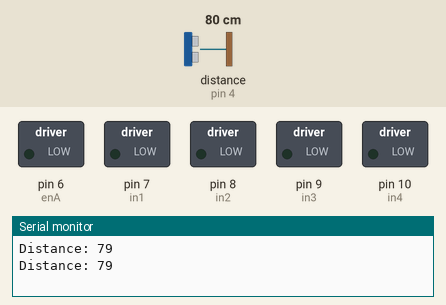
This sketch was run on a simulated Arduino Uno, built with avr-gcc and run on an emulated ATmega328P. Parts: switched loads named in the sketch (green lamp = pin HIGH), the last lines printed to the serial monitor. Wiring (inferred from the names in the program): ultrasonic range finder: trigger pin 5; echo pin 4. Dashed ring = blinking. The inputs (shaded band) are chosen by the test bench; at power-on: distance to the obstacle (sensor on pin 4) 80 cm. The echo pulse lasts 58.3 µs per cm; pins used as bus, display or sensor lines are not drawn.

Above: at 1.9 s.
2.0 s: distance to the obstacle (sensor on pin 4) set to 51 cm
6.3 s: distance to the obstacle (sensor on pin 4) set to 42 cm
At 7.7 s:
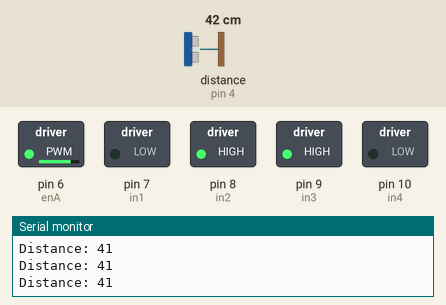
8.0 s: distance to the obstacle (sensor on pin 4) set to 8 cm
9.5 s: distance to the obstacle (sensor on pin 4) set to 5 cm
At 10.63 s:
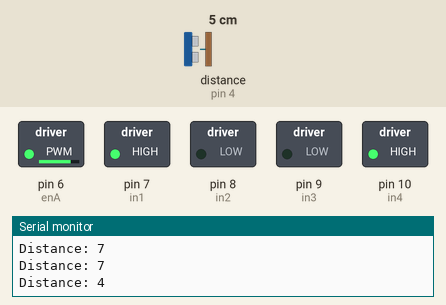
13.8 s: distance to the obstacle (sensor on pin 4) set to 9 cm
At 14.5 s:
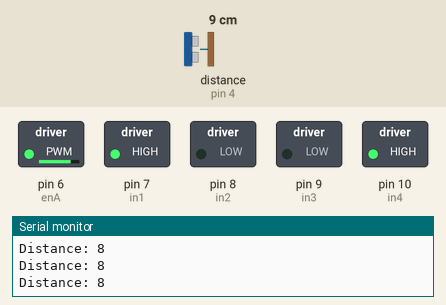
15.3 s: distance to the obstacle (sensor on pin 4) set to 2 cm
At 16.1 s:
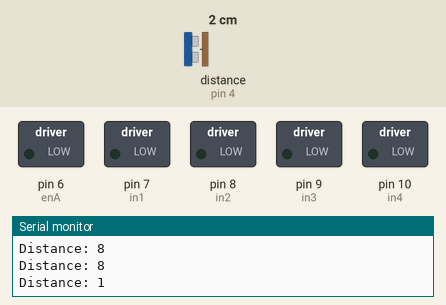
Timing chart, 0 to 20.6 s (numbered marks = the images above; inputs shaded):
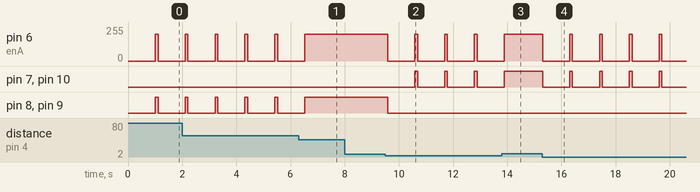

Measured:
- the behaviour switches between 46 and 45 cm on distance to the obstacle (sensor on pin 4) (found by bisection; images 0 and 1)
- the behaviour switches between 7 and 6 cm on distance to the obstacle (sensor on pin 4) (found by bisection; images 1 and 2)
- after the input at 6.3 s, pin 6 (enA): goes on until 6.5 s, then stays 200/255; pin 8 (in2), pin 9 (in3): goes on until 6.5 s, then stays HIGH
- after the input at 9.5 s, pin 6 (enA): alternates 200/255 for 0.10 s and 0/255 for 1.0 s, starting after 0.09 s; pin 7 (in1), pin 10 (in4): alternates HIGH for 0.10 s and LOW for 1.0 s, starting after 1.1 s; pin 8 (in2), pin 9 (in3): HIGH → LOW after 0.09 s
- after the input at 13.8 s, pin 6 (enA): goes on until 13.9 s, then stays 200/255; pin 7 (in1), pin 10 (in4): goes on until 13.9 s, then stays HIGH
- after the input at 15.3 s, pin 6 (enA): alternates 200/255 for 0.10 s and 0/255 for 1.0 s, starting at once; pin 7 (in1), pin 10 (in4): alternates HIGH for 0.10 s and LOW for 1.0 s, starting at once
- by itself, pin 6 (enA): alternates 200/255 for 0.10 s and 0/255 for 1.0 s
- by itself, pin 8 (in2), pin 9 (in3): alternates HIGH for 0.10 s and LOW for 1.0 s

The sketch:

SmartElevatorSystem.ino
```cpp
/*
 * Project: Smart Elevator System with Distance Sensing
 * Author: Halis Saltan
 * Description: Automated elevator control using HC-SR04 ultrasonic sensor and L298N motor driver.
 */

#define echoPin 4
#define trigPin 5

// L298N Motor Driver Pins
const int enA = 6;
const int in1 = 7;
const int in2 = 8;
const int in3 = 9;
const int in4 = 10;

// Operational Parameters
const int MAX_DISTANCE = 45; // Upper limit in cm
const int MIN_DISTANCE = 5;  // Lower limit in cm
const int MOTOR_SPEED = 200; // PWM value (0-255)

void setup() {
  Serial.begin(9600);
  pinMode(echoPin, INPUT);
  pinMode(trigPin, OUTPUT);
  pinMode(in1, OUTPUT);
  pinMode(in2, OUTPUT);
  pinMode(in3, OUTPUT);
  pinMode(in4, OUTPUT);
  pinMode(enA, OUTPUT);
}

void loop() {
  int currentDist = getDistance();
  Serial.print("Distance: "); Serial.println(currentDist);

  // Asansör Mantığı
  if (currentDist >= MAX_DISTANCE) {
    stopMotors();
    delay(1000);
    moveDown();
  }
  else if (currentDist <= MIN_DISTANCE && currentDist > 0) {
    stopMotors();
    delay(1000);
    moveUp();
  }

  delay(100); // Sensör kararlılığı için kısa bir bekleme
}

int getDistance() {
  long duration, distance;
  digitalWrite(trigPin, LOW);
  delayMicroseconds(2);
  digitalWrite(trigPin, HIGH);
  delayMicroseconds(10);
  digitalWrite(trigPin, LOW);

  duration = pulseIn(echoPin, HIGH);
  distance = duration / 58.2;

  return (distance > 0 && distance < 400) ? distance : 0;
}

void moveUp() {
  digitalWrite(in1, HIGH);
  digitalWrite(in2, LOW);
  digitalWrite(in3, LOW);
  digitalWrite(in4, HIGH);
  analogWrite(enA, MOTOR_SPEED);
}

void moveDown() {
  digitalWrite(in1, LOW);
  digitalWrite(in2, HIGH);
  digitalWrite(in3, HIGH);
  digitalWrite(in4, LOW);
  analogWrite(enA, MOTOR_SPEED);
}

void stopMotors() {
  digitalWrite(in1, LOW);
  digitalWrite(in2, LOW);
  digitalWrite(in3, LOW);
  digitalWrite(in4, LOW);
  analogWrite(enA, 0);
}
```
